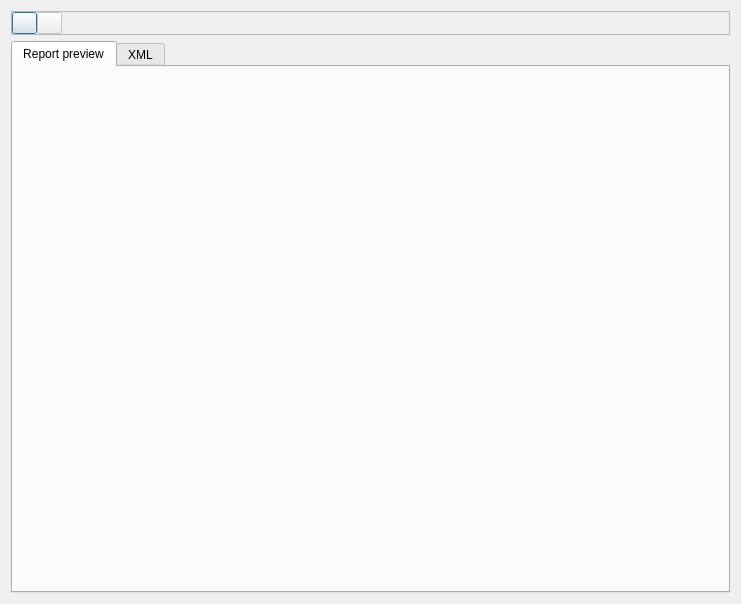
<?xml version="1.0" encoding="UTF-8"?>
<ui version="4.0">
 <class>DbcReportEditor</class>
 <widget class="QDialog" name="DbcReportEditor">
  <property name="geometry">
   <rect>
    <x>0</x>
    <y>0</y>
    <width>741</width>
    <height>604</height>
   </rect>
  </property>
  <property name="windowTitle">
   <string>Dialog</string>
  </property>
  <property name="windowIcon">
   <iconset resource="gex.qrc">
    <normaloff>:/gex/icons/gex_application_48x48.png</normaloff>:/gex/icons/gex_application_48x48.png</iconset>
  </property>
  <layout class="QGridLayout" name="gridLayout">
   <item row="1" column="0">
    <widget class="QTabWidget" name="tabWidget">
     <property name="currentIndex">
      <number>0</number>
     </property>
     <widget class="QWidget" name="tab">
      <attribute name="title">
       <string>Report preview</string>
      </attribute>
     </widget>
     <widget class="QWidget" name="tab_2">
      <attribute name="title">
       <string>XML</string>
      </attribute>
      <layout class="QGridLayout" name="gridLayout_2">
       <item row="0" column="0">
        <widget class="QPlainTextEdit" name="plainTextEdit"/>
       </item>
      </layout>
     </widget>
    </widget>
   </item>
   <item row="0" column="0">
    <widget class="QFrame" name="frame">
     <property name="frameShape">
      <enum>QFrame::StyledPanel</enum>
     </property>
     <property name="frameShadow">
      <enum>QFrame::Raised</enum>
     </property>
     <layout class="QGridLayout" name="gridLayout_3">
      <property name="margin">
       <number>0</number>
      </property>
      <property name="spacing">
       <number>0</number>
      </property>
      <item row="0" column="0">
       <widget class="QPushButton" name="pushButtonSelectFile">
        <property name="maximumSize">
         <size>
          <width>25</width>
          <height>25</height>
         </size>
        </property>
        <property name="text">
         <string/>
        </property>
        <property name="icon">
         <iconset resource="gex.qrc">
          <normaloff>:/gex/icons/file_open.png</normaloff>:/gex/icons/file_open.png</iconset>
        </property>
        <property name="iconSize">
         <size>
          <width>30</width>
          <height>30</height>
         </size>
        </property>
       </widget>
      </item>
      <item row="0" column="1">
       <widget class="QPushButton" name="pushButtonSave">
        <property name="enabled">
         <bool>false</bool>
        </property>
        <property name="maximumSize">
         <size>
          <width>25</width>
          <height>25</height>
         </size>
        </property>
        <property name="toolTip">
         <string>Save</string>
        </property>
        <property name="text">
         <string/>
        </property>
        <property name="icon">
         <iconset resource="gex.qrc">
          <normaloff>:/gex/icons/file_save.png</normaloff>:/gex/icons/file_save.png</iconset>
        </property>
        <property name="iconSize">
         <size>
          <width>32</width>
          <height>32</height>
         </size>
        </property>
       </widget>
      </item>
      <item row="0" column="2">
       <spacer name="horizontalSpacer">
        <property name="orientation">
         <enum>Qt::Horizontal</enum>
        </property>
        <property name="sizeHint" stdset="0">
         <size>
          <width>40</width>
          <height>20</height>
         </size>
        </property>
       </spacer>
      </item>
     </layout>
    </widget>
   </item>
  </layout>
 </widget>
 <resources>
  <include location="gex.qrc"/>
 </resources>
 <connections/>
</ui>
